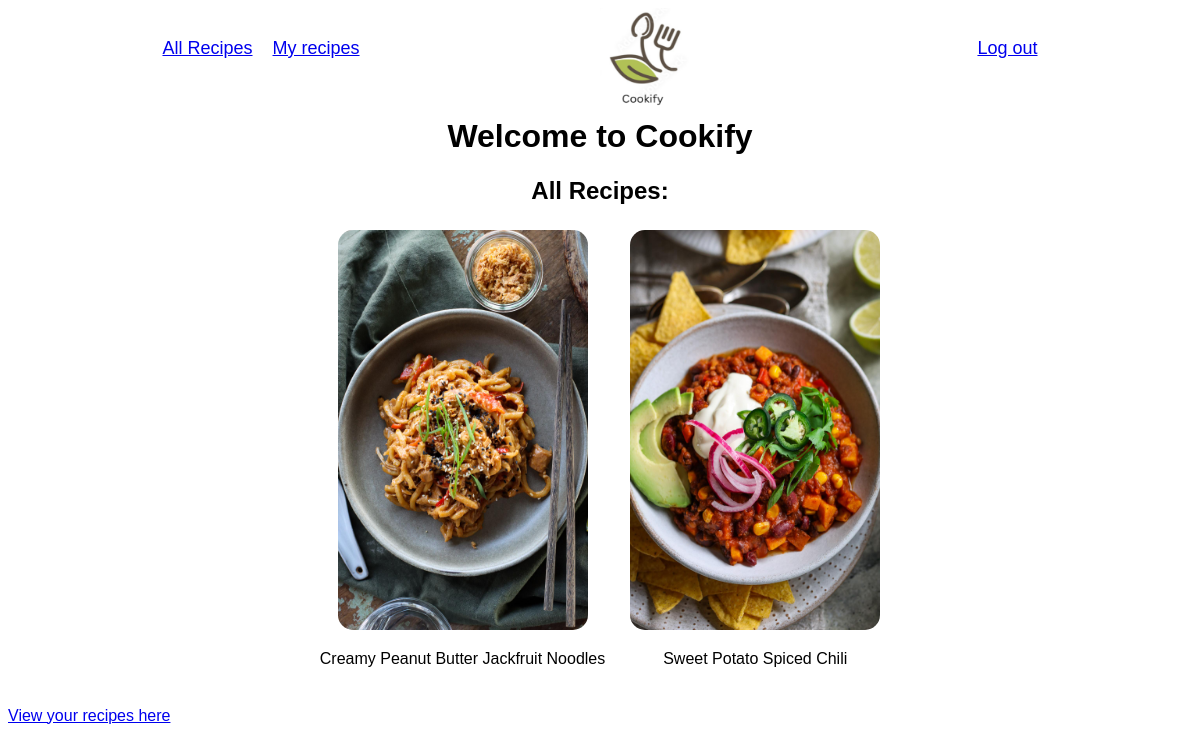
The app's page / (signed in), older data.
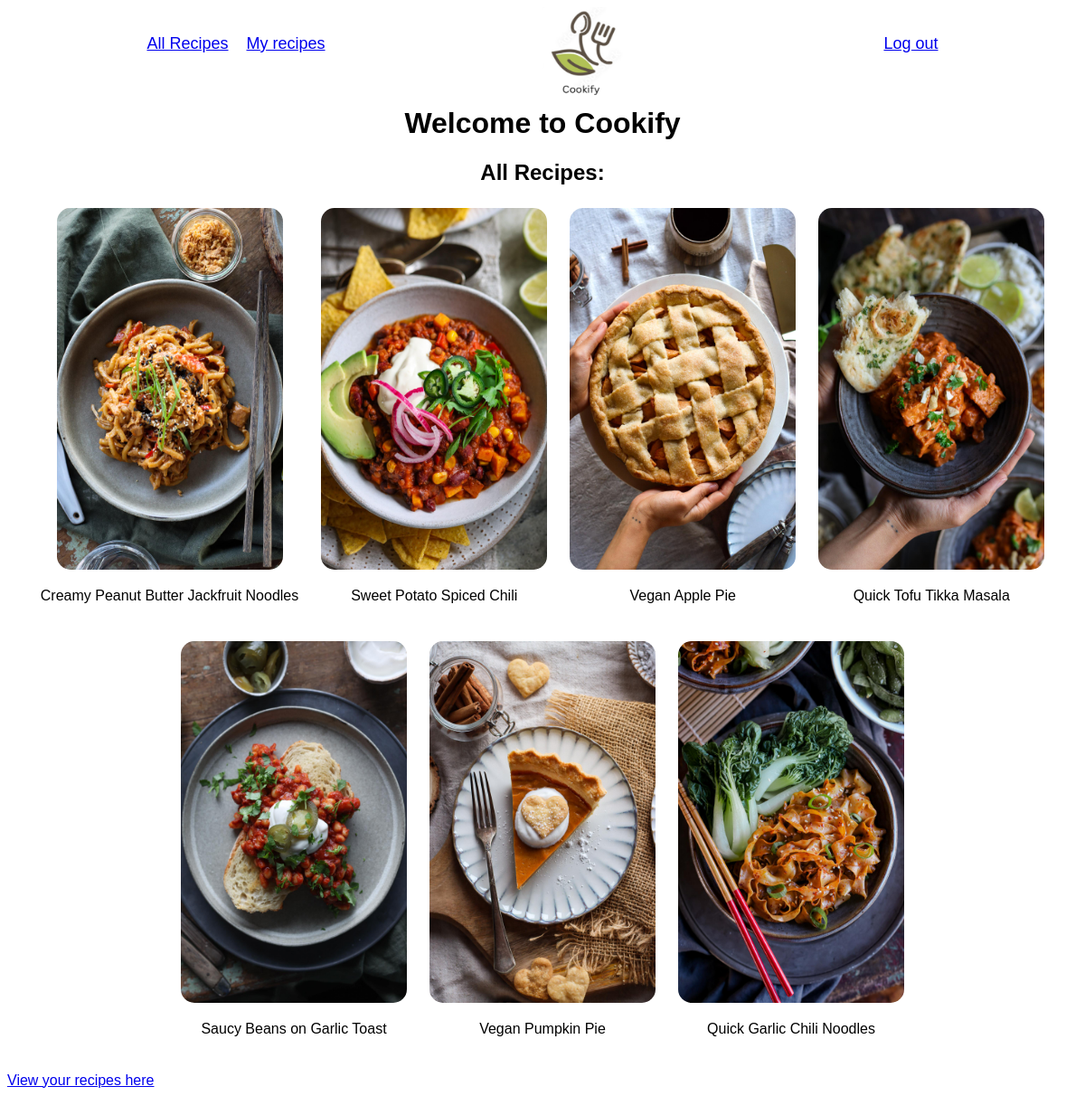
The same page, newer data.
### recipes/models.py (models this page shows, shortened)
class Recipe(models.Model):
    title = models.CharField(max_length=255)
    description = models.TextField(default="")
    steps = models.TextField(default="")
    ingredients = models.TextField(default="")
    date = models.DateTimeField(auto_now_add=True)
    author = models.ForeignKey(
        get_user_model(),
        on_delete=models.CASCADE,
    )
    image = models.ImageField(upload_to='pics', default="pics/default.jpg")

### recipes/views.py (the view)
# urls.py: path('', RecipeHomeView.as_view(), name='home'),
class RecipeHomeView(LoginRequiredMixin, ListView):
    model = Recipe
    template_name = 'home.html'

### templates/home.html
{% extends 'base.html' %}
{% block content %}
    <h1>Welcome to Cookify</h1>
    <h2 style="text-align: center">All Recipes: </h2>
    <div class="recipe-list">
        {% for recipe in object_list %}
            <div class="recipe-tn-title">
                <a href="{% url 'recipe_detail' recipe.pk %}"><img class="recipe-img" src="{{ recipe.image.url }}" alt="img"></a>
                <p>{{ recipe.title }}</p>
            </div>
        {% endfor %}
    </div>
    <br><a href="{% url "recipe_list" %}">View your recipes here</a>
{% endblock content %}

### templates/base.html (shortened to what this page needs)
<!DOCTYPE html>
{% load static %}
<html>
    <head>
        <link rel="stylesheet" href="{% static 'css/base.css' %}">
    </head>
    <body>
        <div class="navbar">
            <div class="left">
                {% if user.is_authenticated %}
                    <a href="{% url 'home' %}">All Recipes</a>
                    <a href="{% url 'recipe_list' %}">My recipes</a>
                {% endif %}
            </div>
            <a class="logo" href="{% url 'home' %}">
                <img id="logo" src="/media/pics/Cookify.png" alt="Cookify logo">
            </a>
            <div class="right">
                {% if user.is_authenticated is False %}
                    <a href="{% url 'login' %}">Log In</a>
                    <a href="{% url 'signup'%}">Sign Up</a>
                {% else %}
                    <a href="{% url 'logout' %}">Log out</a>
                {% endif %}
            </div>
        </div>
        <main>
            {% block content %}
            {% endblock content %}
        </main>
    </body>
</html>

### static/css/base.css (style rules this page uses)
html { font-family: 'Cotoris', sans-serif; }
h1 { font-family: 'CotorisBold',sans-serif; }
h1 { text-align: center }
.navbar { margin-bottom: 5%; font-size:18px; display: flex; justify-content: space-around; }
.recipe-list, .right, .second, .third { display: flex; gap: 25px; }
.right { gap: 20px; }
#logo { height: 100px; width: 100px; position: absolute; left:50%; right:50%; }
.recipe-list { padding: 5px; flex-flow: row wrap; justify-content: center; }
.recipe-img { border-radius: 15px; height: 400px; width: 250px; }
.recipe-tn-title, .recipe-entry { display: flex; flex-direction: column; align-items: center; justify-content: center; }
.navbar .left, .right { display: flex; gap: 20px; margin-top: 30px; }

Row changes from the older to the newer data that the page shows:
added Recipe: image (picture), title "Vegan Apple Pie"
added Recipe: image (picture), title "Quick Tofu Tikka Masala"
added Recipe: image (picture), title "Saucy Beans on Garlic Toast"
added Recipe: image (picture), title "Vegan Pumpkin Pie"
added Recipe: image (picture), title "Quick Garlic Chili Noodles"
